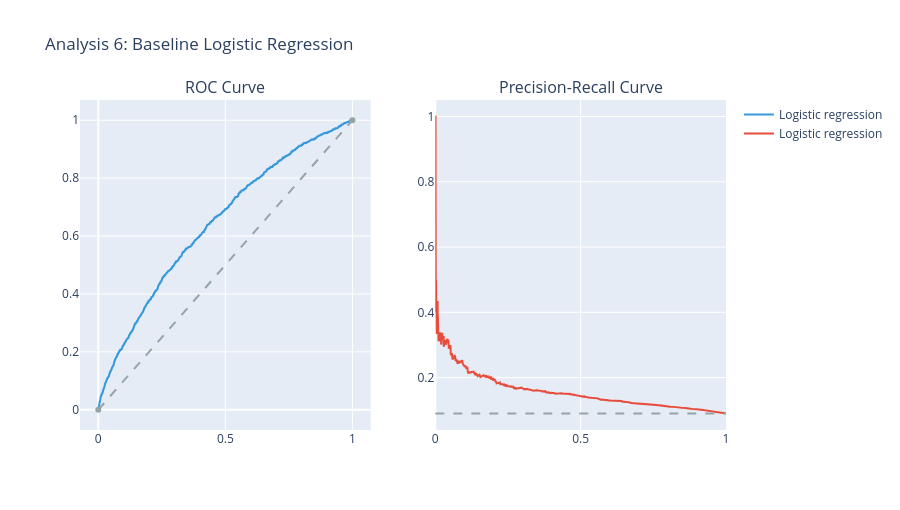

Notebook code for this chart:
### Code cell
# ==============================================================================
# ANALYSIS 6: BASELINE MODEL
# ==============================================================================


X_train, X_test, y_train, y_test = train_test_split(
    X,
    y,
    test_size=0.20,
    stratify=y,
    random_state=42
)

g_test = df.loc[
    X_test.index,
    ['race', 'gender', 'age']
].copy()

lr = Pipeline([
    ('scale', StandardScaler()),
    (
        'lr',
        LogisticRegression(
            max_iter=2000,
            C=0.1,
            class_weight='balanced',
            random_state=42
        )
    )
])

lr.fit(X_train, y_train)

p_lr = lr.predict_proba(X_test)[:, 1]
pred_lr = (p_lr >= 0.5).astype(int)

res_lr = {
    'Model': 'Logistic Regression (balanced)',
    'ROC AUC': round(roc_auc_score(y_test, p_lr), 3),
    'PR AUC': round(average_precision_score(y_test, p_lr), 3),
    'Brier': round(brier_score_loss(y_test, p_lr), 4),
    'Sensitivity@0.5': round(recall_score(y_test, pred_lr), 3),
    'Precision@0.5': round(
        precision_score(y_test, pred_lr, zero_division=0), 3
    )
}

print('Train:', len(X_train), 'Test:', len(X_test))
print('Baseline metrics:')
print(pd.DataFrame([res_lr]).to_string(index=False))

fpr, tpr, _ = roc_curve(y_test, p_lr)

precision, recall, _ = precision_recall_curve(
    y_test, p_lr
)

fig6 = make_subplots(
    rows=1,
    cols=2,
    subplot_titles=('ROC Curve', 'Precision-Recall Curve')
)

fig6.add_trace(
    go.Scatter(
        x=fpr,
        y=tpr,
        line_color=BLUE,
        name='Logistic regression'
    ),
    row=1, col=1
)

fig6.add_trace(
    go.Scatter(
        x=[0, 1],
        y=[0, 1],
        line=dict(color=GRAY, dash='dash'),
        showlegend=False
    ),
    row=1, col=1
)

fig6.add_trace(
    go.Scatter(
        x=recall,
        y=precision,
        line_color=RED,
        name='Logistic regression'
    ),
    row=1, col=2
)

fig6.add_hline(
    y=y_test.mean(),
    line_dash='dash',
    line_color=GRAY,
    row=1, col=2
)

fig6.update_layout(
    title='Analysis 6: Baseline Logistic Regression',
    height=510
)

fig6.write_html(
     'analysis6_baseline_model.html'
)

coefficients = pd.Series(
    lr.named_steps['lr'].coef_[0],
    index=X.columns
)

print('\n10 strongest positive coefficients:')
print(coefficients.nlargest(10).round(3))

print('\n10 strongest negative coefficients:')
print(coefficients.nsmallest(10).round(3))

X_test.to_csv(
     'analysis6_X_test.csv',
    index=True,
    index_label='row_index'
)

y_test.to_frame('readmit_30').to_csv(
     'analysis6_y_test.csv',
    index=True,
    index_label='row_index'
)

g_test.to_csv(
     'analysis6_g_test.csv',
    index=True,
    index_label='row_index'
)

print('Analysis 6 complete')
fig6.show()

### Figure 1 — Plotly figure (JSON) as saved in the notebook; plotly's stock layout.template omitted (floating-point values rounded to 4 significant figures; data arrays with more than 128 entries replaced by an {"elided": "..."} marker saying what was removed)
{"data": [{"line": {"color": "#3498db"}, "name": "Logistic regression", "type": "scatter", "x": {"elided": "2239 float values"}, "xaxis": "x", "y": {"elided": "2239 float values"}, "yaxis": "y"}, {"line": {"color": "#95a5a6", "dash": "dash"}, "showlegend": false, "type": "scatter", "x": [0, 1], "xaxis": "x", "y": [0, 1], "yaxis": "y"}, {"line": {"color": "#e74c3c"}, "name": "Logistic regression", "type": "scatter", "x": {"elided": "13840 float values"}, "xaxis": "x2", "y": {"elided": "13840 float values"}, "yaxis": "y2"}], "layout": {"annotations": [{"font": {"size": 16}, "showarrow": false, "text": "ROC Curve", "x": 0.225, "xanchor": "center", "xref": "paper", "y": 1, "yanchor": "bottom", "yref": "paper"}, {"font": {"size": 16}, "showarrow": false, "text": "Precision-Recall Curve", "x": 0.775, "xanchor": "center", "xref": "paper", "y": 1, "yanchor": "bottom", "yref": "paper"}], "height": 510, "shapes": [{"line": {"color": "#95a5a6", "dash": "dash"}, "type": "line", "x0": 0, "x1": 1, "xref": "x2 domain", "y0": 0.09004, "y1": 0.09004, "yref": "y2"}], "title": {"text": "Analysis 6: Baseline Logistic Regression"}, "xaxis": {"anchor": "y", "domain": [0, 0.45]}, "xaxis2": {"anchor": "y2", "domain": [0.55, 1]}, "yaxis": {"anchor": "x", "domain": [0, 1]}, "yaxis2": {"anchor": "x2", "domain": [0, 1]}}}
